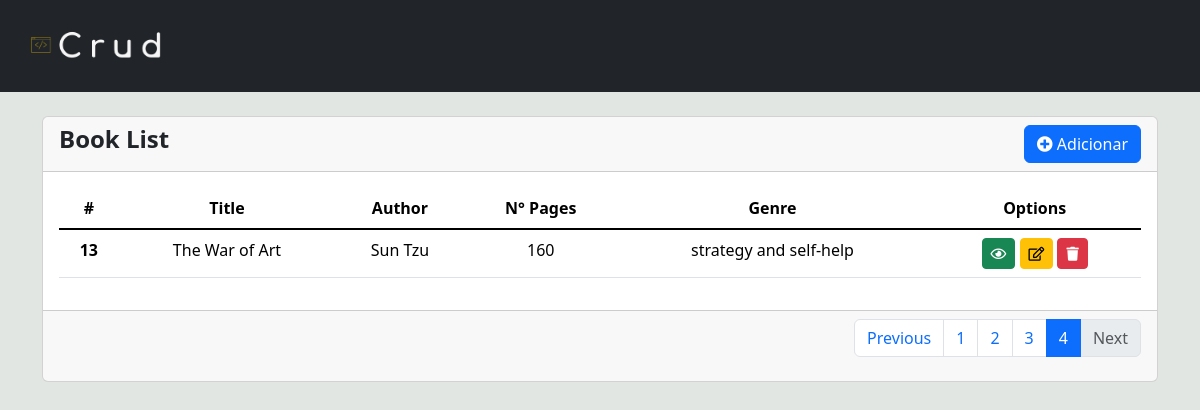
The page /App/view/home.php?page=4 on the database its author committed.
### tables this page shows
CREATE TABLE `tb_livros` (
  `id` int(11) NOT NULL,
  `title` varchar(255) DEFAULT NULL,
  `author` varchar(255) NOT NULL,
  `pages` int(11) DEFAULT NULL,
  `genre` varchar(100) NOT NULL
);

### Core/connection.php (called while the page is built, shortened)
<?php
class Connection {
    protected function openDB()
    {
        $options = array(PDO::ATTR_DEFAULT_FETCH_MODE => PDO::FETCH_OBJ, PDO::ATTR_ERRMODE => PDO::ERRMODE_EXCEPTION);
        $dns = DB_TYPE . ':host=' . DB_HOST . ";dbname=" . DB_BOOKS;
        try {
            $this->pdo = new PDO($dns, DB_USER, DB_PASSWORD, $options);
        } catch (PDOException $e) {
             echo '<div align="center"><b>Message: </b>'.$e->getMessage();
             echo '<br><b>Code</b>: '.$e->getCode().'<br>';
             echo '<b>File</b>: '.$e->getFile();
             echo '<br><b>Line: </b>'.$e->getLine();
             die('<br><br><hr><h3>Create the database<br>and try connecting again<h3></div>');
        }
    }
}
?>

### App/Models/Model.php (called while the page is built, shortened)
<?php
require_once '../../Core/connection.php';
class Model extends Connection {
    public function getListPages($firstPage, $numberOfItems) {
        $sql = "SELECT * FROM tb_livros ORDER BY title LIMIT :firstPage, :numberOfItems";
        $stmt = $this->pdo->prepare($sql);
        $stmt->bindValue(':firstPage', $firstPage, PDO::PARAM_INT);
        $stmt->bindValue(':numberOfItems', $numberOfItems, PDO::PARAM_INT);
        $stmt->execute();
        return $stmt->fetchAll(PDO::FETCH_ASSOC);
    }
    public function getTotalCount() {
        $sql = "SELECT COUNT(*) as total FROM tb_livros";
        $stmt = $this->pdo->query($sql);
        return $stmt->fetch(PDO::FETCH_ASSOC)['total'];
    }
}
?>

### App/Controllers/listController.php (the view, shortened to what this page needs)
<?php
class ListController {
    private $bookModel;
    public function __construct() {
        $this->bookModel = new BookModel();
    }
    public function getTableRows($page, $numberOfItems) {
        $firstPage = ($numberOfItems * $page) - $numberOfItems;
        $rows = $this->bookModel->getListPages($firstPage, $numberOfItems);
        $tableRows = '';
        foreach ($rows as $value) {
            $tableRows .= "<tr>";
            $tableRows .= "<th>".$value['id'] ."</th>";
            $tableRows .= "<td>".$value['title'] ."</td>";
            $tableRows .= "<td>".$value['author'] ."</td>";
            $tableRows .= "<td>".$value['pages'] ."</td>";
            $tableRows .= "<td>".$value['genre'] ."</td>";
            $tableRows .= "<td>
            <a class='btn btn-sm btn-success' href='readBook.php?id=".$value['id']."'><i class='far fa-eye'></i></a>
            <a class='btn btn-sm btn-warning' href='editBook.php?id=".$value['id']."'><i class='far fa-edit'></i></a>
            <a class='btn btn-sm btn-danger' href='../Controllers/deleteController.php?id=".$value['id']."'><i class='fas fa-trash'></i></a>
            </td>";
            $tableRows .= "</tr>";
        }
        return $tableRows;
    }
    public function getPagination($page, $numberOfItems) {
        $totalPages = $this->getTotalPages($numberOfItems);
        $pagination = '<nav aria-label="Page navigation example">';
        $pagination .= '<ul class="pagination justify-content-end">';
        $pagination .= '<li class="page-item '.($page <= 1 ? 'disabled' : '').'">';
        $pagination .= '<a class="page-link" href="?page='.($page - 1).'">Previous</a>';
        $pagination .= '</li>';
        for ($i = 1; $i <= $totalPages; $i++) {
            $pagination .= '<li class="page-item '.($page == $i ? 'active' : '').'">';
            $pagination .= '<a class="page-link" href="?page='.$i.'">'.$i.'</a>';
            $pagination .= '</li>';
        }
        $pagination .= '<li class="page-item '.($page >= $totalPages ? 'disabled' : '').'">';
        $pagination .= '<a class="page-link" href="?page='.($page + 1).'">Next</a>';
        $pagination .= '</li>';
        $pagination .= '</ul>';
        $pagination .= '</nav>';
        return $pagination;
    }
    public function getTotalPages($numberOfItems) {
        $totalItems = $this->bookModel->getTotalCount();
        return ceil($totalItems / $numberOfItems);
    }
}
?>

### Public/assets/css/style.css (style rules this page uses)
* { margin: 0; padding: 0; box-sizing: border-box; }
body { background-color: #e1e6e3; }

### rows shown on the page
tb_livros: id "13", title "The War of Art", author "Sun Tzu", pages "160", genre "strategy and self-help"
